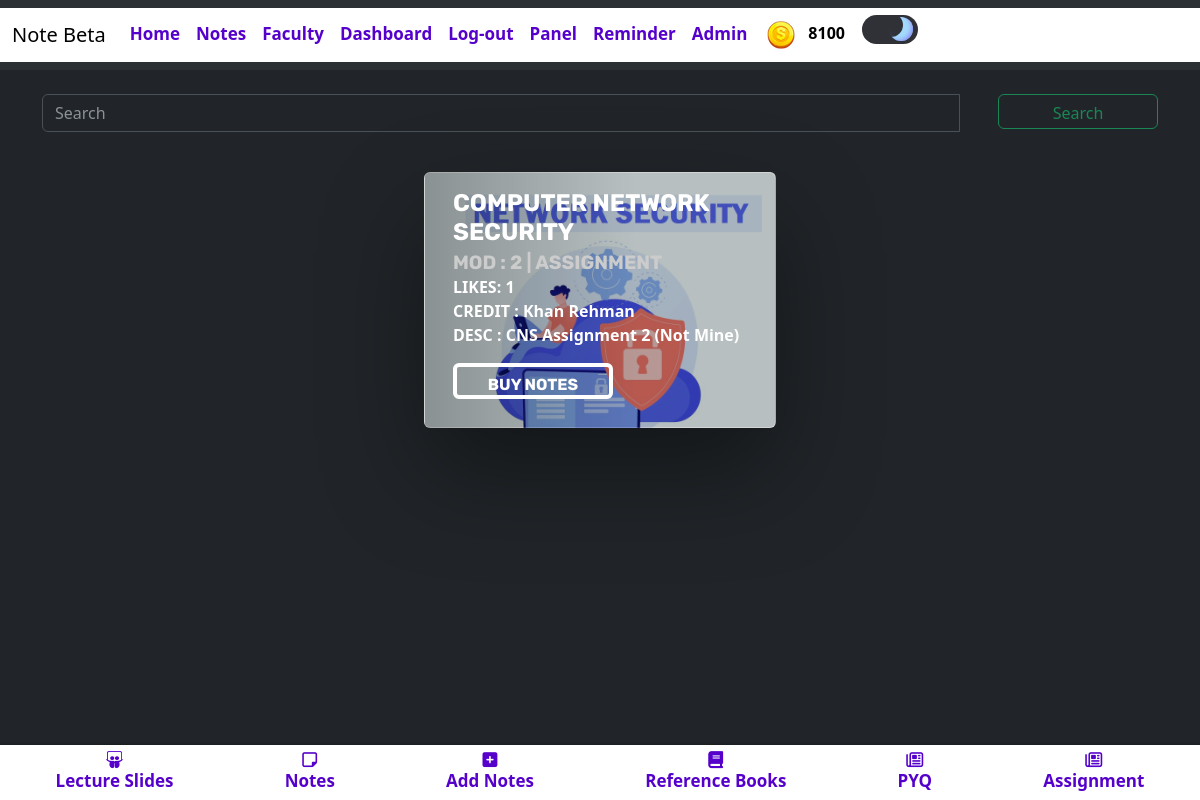
The app's page /Assignment/ (signed in) with its own data.
### blogapp/models.py (models this page shows, shortened)
class UserAccount(AbstractBaseUser, PermissionsMixin):
    email = models.CharField(max_length = 50,unique=True)
    name = models.CharField(max_length=200)
    is_active = models.BooleanField(default=True)
    is_mod = models.BooleanField(default=False)
    is_nUser = models.BooleanField(default=True)
    is_staff = models.BooleanField(default=False)
    coins_scored = models.IntegerField(default=100,null=True,blank=True)
    rank = models.IntegerField(default=0)
    bookmarks = models.ManyToManyField('blogapp.Notes', blank=True)
    is_emailVerified = models.BooleanField(default=False)
    objects = UserAccountManager()
    USERNAME_FIELD = 'email'
    REQUIRED_FIELDS = ['name']

class Notes(models.Model):
    typ = (
        ('Assignment','Assignment'),
        ('Experiment','Experiment'),
        ('Notes','Notes'),
        ('ReferenceBook','Reference Book'),
        ('LectureSlides','Lecture Slides'),
        ('PYQ','PYQ'),
    )
    mods = (
        ('1','1'),
        ('2','2'),
        ('3','3'),
        ('4','4'),
        ('5','5'),
        ('6','6'),
    )
    desc = models.TextField(max_length=500,null=True,blank=True)
    mod = models.CharField(max_length=5,choices=mods,null=True,blank=True)
    file = models.FileField(upload_to='notes/')
    author = models.ForeignKey(UserAccount,on_delete=models.CASCADE)
    status = models.BooleanField(default=False)
    likes = models.ManyToManyField(UserAccount,related_name="notes_like",default=0)
    views = models.PositiveIntegerField(default=0)
    buy=models.ManyToManyField(UserAccount,related_name="buy_notes")
    typeN = models.CharField(max_length=50,null=True,blank=True,choices=typ)
    docid = models.CharField(max_length=300,null=True,blank=True)
    sub =  models.ForeignKey(Subject,on_delete=models.CASCADE,null=True,blank=True)
    slug = AutoSlugField(populate_from = 'sub',unique=True,null=True,default=None)
    nDetail = models.CharField(max_length=100,null=True,blank=True)

class Subject(models.Model):
    name = models.CharField(max_length=50)
    teacher = models.CharField(max_length=50)
    teacherurl = models.CharField(max_length=300,null=True,blank=True)
    img = models.ImageField(upload_to='subImage/',null=True,blank=True)
    def __str__(self):
        return self.name

### blogapp/views.py (the view)
# urls.py: path('Assignment/',views.Assignment,name='Assignment'),
@login_required(login_url='/login/')
def Assignment(request):
    notes = (Notes.objects.filter(status=True,typeN='Assignment') |
            Notes.objects.filter(status=True, typeN='Experiment'))
    return render(request,'main/btmNavSort.html',{'notes':notes})

### templates/main/btmNavSort.html (shortened to what this page needs)
{% extends 'index.html' %}
{% block content %}
{% load crispy_forms_tags %}
{% load static %}
<link rel="stylesheet" href="{% static 'css/card.css' %}" />
<div class="container notesCnt mt-4">
    <div class="row d-flex justify-content-center align-items-center">
        <div class="container-lg-6">
            {% include 'components/search.html' %}
        </div>
    </div>
    <div class="row d-flex justify-content-center align-items-center">
        {% for x in notes %}
        <div class="card cardImg mx-4 my-4" style="width: 22rem; height: 16em; background-image: linear-gradient(90deg, rgba(0, 0, 0, 0.4) 0%, rgba(0, 0, 0, 0.2) 60%),url('{{x.sub.img.url}}');">
          <div class="card-body">
            <div class="text-block">
              <h1>{{x.sub}} <small><br>MOD : {{x.mod}} | {{x.typeN}}</small></h1>
              <p>
                LIKES: {{x.likes.count}}
                <br>
                CREDIT : {{x.author.name}}
                <br>
                DESC : {{x.desc}}
              </p>
              {% if request.user in x.buy.all %}
              <form method="POST" action="{% url 'notesViewer' x.slug %}">
                {% csrf_token %}
                <a href="{{x.docid}}" class="card-link">
                  <button type="submit" class="btn btn-success">View PDF</button>
                </a>
              </form>
              {% else %}
              <form action="{% url 'buy_notes' x.pk %}" method="POST">
                <button class="btn btn-primary" type="submit">Buy Notes</button>
              </form>
              {% endif %}
            </div>
          </div>
          </div>
        {% endfor %}
      </div>
</div>
{% include 'components/notesBottomNav.html' %}
{% endblock %}

### templates/components/header.html (shortened to what this page needs)
{% load static %}
<nav class="navbar navbar-expand-lg bg-body-tertiary" >
    <div class="container-fluid" style="background-color: white;">
      <a class="navbar-brand mb-0 h1" href="{% url 'notes'%}" style="color: black;">Note Beta</a>
      <div class="collapse navbar-collapse" id="navbarTogglerDemo03">
        <ul class="navbar-nav me-auto mb-2 mb-lg-0" >
          {% if user.is_authenticated %}
          <li class="nav-item">
            <a class="nav-link abc" href="{% url 'home' %}" >Home</a>
          </li>
          <li class="nav-item" >
            <a class="nav-link abc" href="{% url 'notes' %}" >Notes</a>
          </li>
          <li class="nav-item" >
            <a class="nav-link abc" href="{% url 'teacher' %}" >Faculty</a>
          </li>
          <li class="nav-item" >
            <a class="nav-link abc" href="{% url 'dashboard' %}" >Dashboard</a>
          </li>
          <li class="nav-item">
            <a class="nav-link abc" href="{% url 'logout' %}" >Log-out</a>
          </li>
          {% endif %}
          {% if user.is_superuser %}
          <li class="nav-item">
            <a class="nav-link abc" href="{% url 'adminResponse' %}" >Panel</a>
          </li>
          <li class="nav-item">
            <a class="nav-link abc" href="{% url 'add_reminder' %}" >Reminder</a>
          </li>
            <li class="nav-item">
            <a class="nav-link abc" href="{% url 'admin:index' %}" >Admin</a>
          </li>
          {% endif %}
          {% if user.is_authenticated %}
          <table class="coins">
          <th>
          <img src="{% static 'images/coin.png' %}" alt="">
          </th>
          <th>
          <p class="cna" id="cna" style="color: black;">{{ user.coins_scored }}</p>
          </th>
          </table>
    {% endif %}
            <label class="switch">
              <span class="slider"></span>
            </label>
      </div>
    </div>
  </nav>

### static/css/card.css (style rules this page uses)
.cardImg { background-image: linear-gradient(90deg, rgba(0, 0, 0, 0.4) 0%, rgba(0, 0, 0, 0.2) 60%),url('1.jpg'); background-position: center; background-repeat: none; background-size: cover; box-shadow:0px 45px 100px rgba(0, 0, 0, 0.4), inset 0 0 0 1000px rgba(0, 76, 86, 0.1); color:#fff; text-shadow:0 3 10 rgba(0, 0, 0, 0.7); }
.cardImg .text-block { text-shadow:0 3 10 rgba(0, 0, 0, 0.7); }
.cardImg .text-block h1 { font-family:'Rubik', Sans-serif; font-size: 1.5em; margin:0; text-transform:uppercase; font-weight:700; }
.cardImg .text-block h1 small { font-size: .8em; color:#ccc; }
.cardImg .text-block button { transition:all 0.35s cubic-bezier(0.37, 0.26, 0.35, 1); border:4px solid #fff; background:transparent; font-family:'Rubik', Sans-serif; text-transform:uppercase; font-weight:700; cursor:pointer; }
h3,p { font-weight: bold; }
button { width: 10em; height: 2.2em; }

### templates/components/header.html (style rules this page uses)
.nav-link { margin-top: 5px; color: #5500cb; font-size: 17px; font-weight: bold; }
.coins { width: 3px; }
.cna { margin-top: 12px; font-weight: bold; }
.switch { margin-left: 1em; margin-top: 7px; --width-of-switch: 3.5em; --height-of-switch: 1.8em; --size-of-icon: 1.4em; --slider-offset: 0.3em; position: relative; width: var(--width-of-switch); height: var(--height-of-switch); }
.slider { position: absolute; cursor: pointer; top: 0; left: 0; right: 0; bottom: 0; background-color: #f4f4f5; transition: .4s; border-radius: 30px; }
.slider:before { position: absolute; content: ""; height: var(--size-of-icon,1.4em); width: var(--size-of-icon,1.4em); border-radius: 20px; left: var(--slider-offset,0.3em); top: 50%; transform: translateY(-50%); background: linear-gradient(40deg,#ff0080,#ff8c00 70%); ; transition: .4s; }
input:checked + .slider { background-color: #303136; }
input:checked + .slider:before { left: calc(100% - (var(--size-of-icon,1.4em) + var(--slider-offset,0.3em))); background: #303136; box-shadow: inset -3px -2px 5px -2px #8983f7, inset -10px -4px 0 0 #a3dafb; }

### templates/components/notesBottomNav.html (style rules this page uses)
i,span { color: #5500cb; font-size: 17px; font-weight: bold; }

### records on screen
UserAccount: coins_scored "8100"
Notes: sub.img (picture), sub "COMPUTER NETWORK SECURITY", mod "2", typeN "ASSIGNMENT", likes.count "1", author.name "Khan Rehman", desc "CNS Assignment 2 (Not Mine)"
